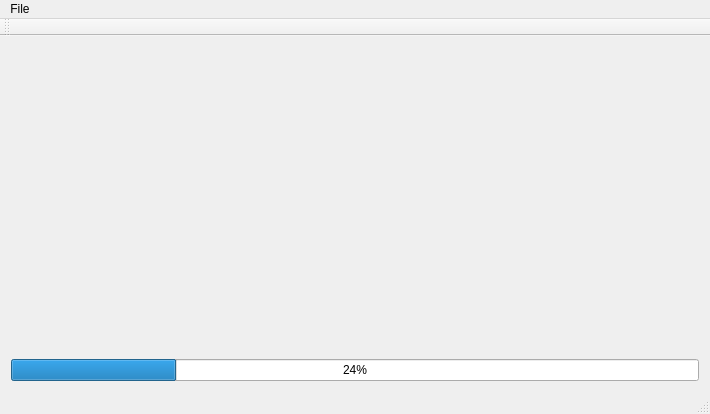
<?xml version="1.0" encoding="UTF-8"?>
<ui version="4.0">
 <class>Pclwindow</class>
 <widget class="QMainWindow" name="Pclwindow">
  <property name="geometry">
   <rect>
    <x>0</x>
    <y>0</y>
    <width>710</width>
    <height>414</height>
   </rect>
  </property>
  <property name="windowTitle">
   <string>Pclwindow</string>
  </property>
  <widget class="QWidget" name="centralWidget">
   <layout class="QGridLayout" name="gridLayout">
    <item row="0" column="0">
     <widget class="QVTKWidget" name="widget" native="true">
      <property name="sizePolicy">
       <sizepolicy hsizetype="Expanding" vsizetype="Expanding">
        <horstretch>0</horstretch>
        <verstretch>0</verstretch>
       </sizepolicy>
      </property>
      <property name="minimumSize">
       <size>
        <width>601</width>
        <height>271</height>
       </size>
      </property>
     </widget>
    </item>
    <item row="1" column="0">
     <widget class="QProgressBar" name="progressBar">
      <property name="value">
       <number>24</number>
      </property>
     </widget>
    </item>
   </layout>
  </widget>
  <widget class="QMenuBar" name="menuBar">
   <property name="geometry">
    <rect>
     <x>0</x>
     <y>0</y>
     <width>710</width>
     <height>21</height>
    </rect>
   </property>
   <widget class="QMenu" name="menu">
    <property name="title">
     <string>File</string>
    </property>
    <addaction name="action_2"/>
    <addaction name="action"/>
   </widget>
   <addaction name="menu"/>
  </widget>
  <widget class="QToolBar" name="mainToolBar">
   <attribute name="toolBarArea">
    <enum>TopToolBarArea</enum>
   </attribute>
   <attribute name="toolBarBreak">
    <bool>false</bool>
   </attribute>
  </widget>
  <widget class="QStatusBar" name="statusBar"/>
  <action name="action">
   <property name="text">
    <string>Exit</string>
   </property>
  </action>
  <action name="action_2">
   <property name="text">
    <string>Open file</string>
   </property>
  </action>
 </widget>
 <layoutdefault spacing="6" margin="11"/>
 <customwidgets>
  <customwidget>
   <class>QVTKWidget</class>
   <extends>QWidget</extends>
   <header>QVTKWidget.h</header>
  </customwidget>
 </customwidgets>
 <resources/>
 <connections/>
</ui>
